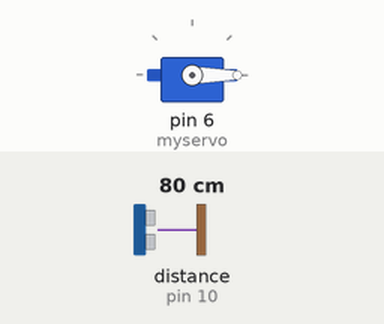
Recording of a sketch running on a simulated Arduino Uno, built with avr-gcc and run on an emulated ATmega328P. Shown: servo. Wiring (inferred from the names in the program): ultrasonic range finder: trigger pin 9; echo pin 10. The test bench sets the inputs (shaded band); at power-on: distance to the obstacle (sensor on pin 10) 80 cm. The echo pulse lasts 58.3 µs per cm; what the sketch prints to the serial monitor is not drawn.

Above: at 1.8 s.
1.9 s: distance to the obstacle (sensor on pin 10) set to 12 cm
3.4 s: distance to the obstacle (sensor on pin 10) set to 9 cm
At 4.5 s:
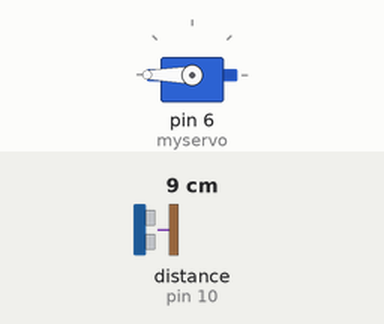
5.5 s: distance to the obstacle (sensor on pin 10) set to 18 cm
At 7.2 s:
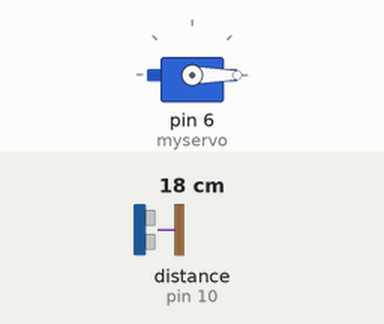
7.5 s: distance to the obstacle (sensor on pin 10) set to 2 cm
At 8.9 s:
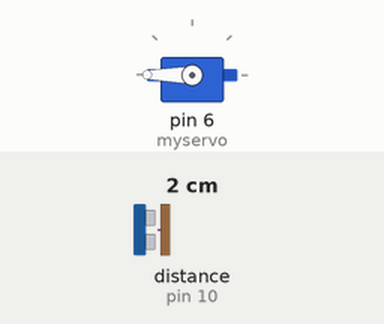
Timing chart, 0 to 10.5 s (numbered marks = the images above; inputs shaded):
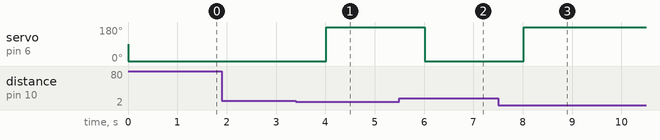

The sketch:

Arduino.ino
```cpp
#include <Servo.h>

Servo myservo;
#define TRIG_PIN 9
#define ECHO_PIN 10

void setup()
{
  Serial.begin(9600);

  myservo.attach(6);
  pinMode(TRIG_PIN, OUTPUT);
  pinMode(ECHO_PIN, INPUT);
}

void loop()
{
  digitalWrite(TRIG_PIN, HIGH);
  delayMicroseconds(10);
  digitalWrite(TRIG_PIN, LOW);

  float duration_us = pulseIn(ECHO_PIN, HIGH);
  float distance_cm = 0.017 * duration_us;

  if (distance_cm < 10)
  {
    myservo.write(180);
    Serial.print("Pintu Terbuka");
    Serial.write('\0');
    delay(1000);
  }
  else
  {
    myservo.write(0);
    Serial.print("Pintu Tertutup");
    Serial.write('\0');
    delay(1000);
  }
}
```

Measured:
- the behaviour switches between 11 and 10 cm on distance to the obstacle (sensor on pin 10) (found by bisection; images 0 and 1)
- after the input at 1.9 s, every drawn part: stays the same
- after the input at 3.4 s, servo on pin 6 (myservo): 0° → 180° after 0.61 s
- after the input at 5.5 s, servo on pin 6 (myservo): 180° → 0° after 0.52 s
- after the input at 7.5 s, servo on pin 6 (myservo): 0° → 180° after 0.52 s
